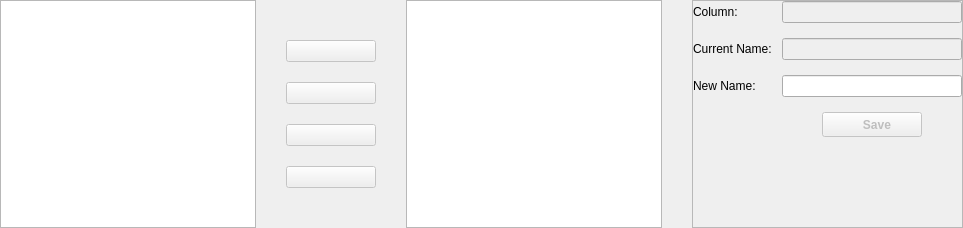
        <widget class="QWidget" name="SelectColumnPage">
         <layout class="QHBoxLayout" name="horizontalLayout_8">
          <property name="spacing">
           <number>30</number>
          </property>
          <property name="leftMargin">
           <number>0</number>
          </property>
          <property name="topMargin">
           <number>0</number>
          </property>
          <property name="rightMargin">
           <number>0</number>
          </property>
          <property name="bottomMargin">
           <number>0</number>
          </property>
          <item>
           <widget class="QListWidget" name="lvSelectColumnAll"/>
          </item>
          <item>
           <widget class="QWidget" name="widget" native="true">
            <property name="minimumSize">
             <size>
              <width>90</width>
              <height>0</height>
             </size>
            </property>
            <property name="maximumSize">
             <size>
              <width>90</width>
              <height>16777215</height>
             </size>
            </property>
            <layout class="QVBoxLayout" name="verticalLayout_3">
             <property name="spacing">
              <number>20</number>
             </property>
             <property name="leftMargin">
              <number>0</number>
             </property>
             <property name="topMargin">
              <number>0</number>
             </property>
             <property name="rightMargin">
              <number>0</number>
             </property>
             <property name="bottomMargin">
              <number>0</number>
             </property>
             <item>
              <spacer name="verticalSpacer_3">
               <property name="orientation">
                <enum>Qt::Vertical</enum>
               </property>
               <property name="sizeHint" stdset="0">
                <size>
                 <width>20</width>
                 <height>40</height>
                </size>
               </property>
              </spacer>
             </item>
             <item>
              <widget class="QPushButton" name="btnSelectAddAll">
               <property name="enabled">
                <bool>false</bool>
               </property>
               <property name="minimumSize">
                <size>
                 <width>70</width>
                 <height>0</height>
                </size>
               </property>
               <property name="text">
                <string/>
               </property>
               <property name="icon">
                <iconset resource="images.qrc">
                 <normaloff>:/images/images/fast-forward.png</normaloff>:/images/images/fast-forward.png</iconset>
               </property>
              </widget>
             </item>
             <item>
              <widget class="QPushButton" name="btnSelectAddOne">
               <property name="enabled">
                <bool>false</bool>
               </property>
               <property name="minimumSize">
                <size>
                 <width>70</width>
                 <height>0</height>
                </size>
               </property>
               <property name="text">
                <string/>
               </property>
               <property name="icon">
                <iconset resource="images.qrc">
                 <normaloff>:/images/images/arrow.png</normaloff>:/images/images/arrow.png</iconset>
               </property>
              </widget>
             </item>
             <item>
              <widget class="QPushButton" name="btnSelectRemoveOne">
               <property name="enabled">
                <bool>false</bool>
               </property>
               <property name="minimumSize">
                <size>
                 <width>70</width>
                 <height>0</height>
                </size>
               </property>
               <property name="text">
                <string/>
               </property>
               <property name="icon">
                <iconset resource="images.qrc">
                 <normaloff>:/images/images/back.png</normaloff>:/images/images/back.png</iconset>
               </property>
              </widget>
             </item>
             <item>
              <widget class="QPushButton" name="btnSelectRemoveAll">
               <property name="enabled">
                <bool>false</bool>
               </property>
               <property name="minimumSize">
                <size>
                 <width>70</width>
                 <height>0</height>
                </size>
               </property>
               <property name="text">
                <string/>
               </property>
               <property name="icon">
                <iconset resource="images.qrc">
                 <normaloff>:/images/images/chevron.png</normaloff>:/images/images/chevron.png</iconset>
               </property>
              </widget>
             </item>
             <item>
              <spacer name="verticalSpacer">
               <property name="orientation">
                <enum>Qt::Vertical</enum>
               </property>
               <property name="sizeHint" stdset="0">
                <size>
                 <width>20</width>
                 <height>40</height>
                </size>
               </property>
              </spacer>
             </item>
            </layout>
           </widget>
          </item>
          <item>
           <widget class="QListWidget" name="lvSelectColumnChoose"/>
          </item>
          <item>
           <widget class="QFrame" name="frame_4">
            <property name="frameShape">
             <enum>QFrame::StyledPanel</enum>
            </property>
            <property name="frameShadow">
             <enum>QFrame::Raised</enum>
            </property>
            <layout class="QHBoxLayout" name="horizontalLayout_9">
             <property name="spacing">
              <number>0</number>
             </property>
             <property name="leftMargin">
              <number>0</number>
             </property>
             <property name="topMargin">
              <number>0</number>
             </property>
             <property name="rightMargin">
              <number>0</number>
             </property>
             <property name="bottomMargin">
              <number>0</number>
             </property>
             <item>
              <layout class="QFormLayout" name="formLayout_3">
               <property name="horizontalSpacing">
                <number>10</number>
               </property>
               <property name="verticalSpacing">
                <number>15</number>
               </property>
               <item row="0" column="0">
                <widget class="QLabel" name="label_10">
                 <property name="text">
                  <string>Column:</string>
                 </property>
                </widget>
               </item>
               <item row="0" column="1">
                <widget class="QLineEdit" name="leSelectColumn">
                 <property name="enabled">
                  <bool>false</bool>
                 </property>
                </widget>
               </item>
               <item row="1" column="0">
                <widget class="QLabel" name="label_18">
                 <property name="text">
                  <string>Current Name:</string>
                 </property>
                </widget>
               </item>
               <item row="1" column="1">
                <widget class="QLineEdit" name="leSelectNameCur">
                 <property name="enabled">
                  <bool>false</bool>
                 </property>
                </widget>
               </item>
               <item row="2" column="0">
                <widget class="QLabel" name="label_11">
                 <property name="text">
                  <string>New Name:</string>
                 </property>
                </widget>
               </item>
               <item row="2" column="1">
                <widget class="QLineEdit" name="leSelectNameNew"/>
               </item>
               <item row="3" column="0">
                <spacer name="horizontalSpacer">
                 <property name="orientation">
                  <enum>Qt::Horizontal</enum>
                 </property>
                 <property name="sizeHint" stdset="0">
                  <size>
                   <width>40</width>
                   <height>20</height>
                  </size>
                 </property>
                </spacer>
               </item>
               <item row="3" column="1">
                <layout class="QHBoxLayout" name="horizontalLayout_7">
                 <property name="spacing">
                  <number>10</number>
                 </property>
                 <item>
                  <spacer name="horizontalSpacer_24">
                   <property name="orientation">
                    <enum>Qt::Horizontal</enum>
                   </property>
                   <property name="sizeHint" stdset="0">
                    <size>
                     <width>40</width>
                     <height>20</height>
                    </size>
                   </property>
                  </spacer>
                 </item>
                 <item>
                  <widget class="QPushButton" name="btnSelectSave">
                   <property name="enabled">
                    <bool>false</bool>
                   </property>
                   <property name="minimumSize">
                    <size>
                     <width>100</width>
                     <height>25</height>
                    </size>
                   </property>
                   <property name="maximumSize">
                    <size>
                     <width>100</width>
                     <height>25</height>
                    </size>
                   </property>
                   <property name="font">
                    <font>
                     <bold>true</bold>
                    </font>
                   </property>
                   <property name="text">
                    <string>   Save</string>
                   </property>
                   <property name="icon">
                    <iconset resource="images.qrc">
                     <normaloff>:/images/images/floppy-disk.png</normaloff>:/images/images/floppy-disk.png</iconset>
                   </property>
                  </widget>
                 </item>
                 <item>
                  <spacer name="horizontalSpacer_2">
                   <property name="orientation">
                    <enum>Qt::Horizontal</enum>
                   </property>
                   <property name="sizeHint" stdset="0">
                    <size>
                     <width>40</width>
                     <height>20</height>
                    </size>
                   </property>
                  </spacer>
                 </item>
                </layout>
               </item>
              </layout>
             </item>
            </layout>
           </widget>
          </item>
         </layout>
        </widget>
